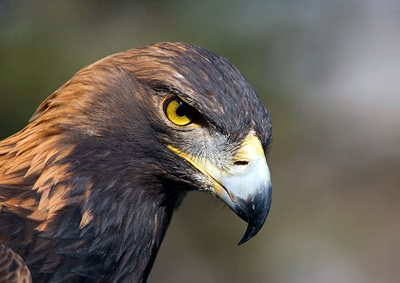
#> input picture Exams/img.jpg, 400 x 283 px
$ python Test.py
#> lines starting #> are read from the running program, lines starting #| are printed output that depends on the picture
__author__ = "Haim Adrian"

from operator import itemgetter

from matplotlib import pyplot as plt
import numpy as np
import cv2
from numbers import Number


# 1
# [47 lines left out: functions mmyMaskKernel, myMaskKernel, myMasking, not called in this run]


# ex8
img = cv2.imread('img.jpg', 0)
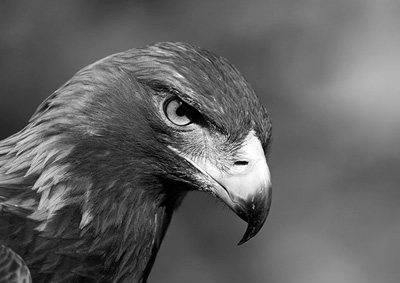
#> img: shape (283, 400); min 0, max 255, mean 98.7
img2 = cv2.imread('img.jpg')
#> img2 is the input picture: shape (283, 400, 3); mean B, G, R 88.1, 97.6, 104.9
# img = cv2.cvtColor(img, cv2.COLOR_BGR2GRAY)
SharpenMask = np.array([[-1, -2, -1],
                        [-2, 13, -2],
                        [-1, -2, -1]], dtype=np.float64)
Sharpen2Mask = np.array([[2, 2, 2],
                         [2, 16, 2],
                         [2, 2, 2]], dtype=np.float64)
GausMask = (1.0 / 273) * np.array([[1, 4, 7, 4, 1],
                                   [4, 16, 26, 16, 4],
                                   [7, 26, 41, 26, 7],
                                   [4, 16, 26, 16, 4],
                                   [1, 4, 7, 4, 1]],
                                  dtype=np.float64)


def MostCommonColor(myImage):
    if not isinstance(myImage, np.ndarray):
        return None

    if myImage.ndim == 2:
        unique, counts = np.unique(myImage, return_counts=True)
#> unique = 256 values from 0 to 255; counts = 256 values, max 1494 at index 104, min 27 at index 220, mean 442.2
        return unique[np.argmax(counts)]
    elif myImage.ndim == 3:
        countsDic = {}

        for row in range(myImage.shape[0]):
            for col in range(myImage.shape[1]):
                currColor = (myImage[row, col, 0], myImage[row, col, 1], myImage[row, col, 2])
                countsDic[currColor] = countsDic.get(currColor, 0) + 1

        return max(countsDic.items(), key=itemgetter(1))[0]
    else:
        return None


print(MostCommonColor(img))
#| 104
print(MostCommonColor(img2))
#| (184, 178, 179)
# [15 lines of commented-out code are left out]
